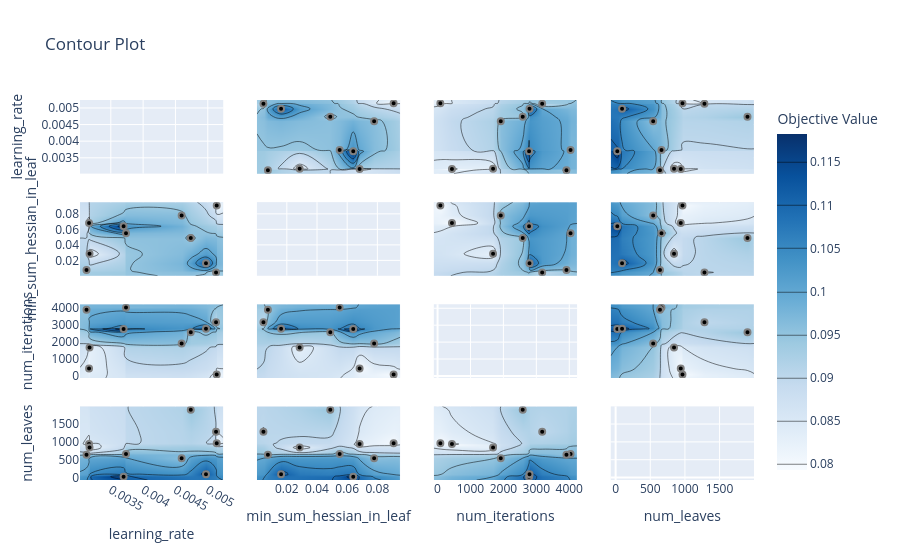

Source (notebook cell):
### Code cell
plot_contour(study)

### Figure 1 — Plotly figure (JSON) as saved in the notebook; plotly's stock layout.template omitted (floating-point values rounded to 4 significant figures; data arrays with more than 128 entries replaced by an {"elided": "..."} marker saying what was removed)
{"data": [{"type": "scatter", "xaxis": "x", "yaxis": "y"}, {"colorbar": {"title": {"text": "Objective Value"}}, "colorscale": [[0, "rgb(247,251,255)"], [0.125, "rgb(222,235,247)"], [0.25, "rgb(198,219,239)"], [0.375, "rgb(158,202,225)"], [0.5, "rgb(107,174,214)"], [0.625, "rgb(66,146,198)"], [0.75, "rgb(33,113,181)"], [0.875, "rgb(8,81,156)"], [1, "rgb(8,48,107)"]], "connectgaps": true, "contours": {"coloring": "heatmap"}, "hoverinfo": "none", "line": {"smoothing": 1.3}, "reversescale": false, "showscale": true, "type": "contour", "x": [0.003023, 0.003124, 0.003163, 0.003171, 0.003698, 0.003735, 0.004596, 0.004737, 0.004972, 0.005128, 0.005138, 0.005239], "xaxis": "x5", "y": [0.0001793, 0.004494, 0.007455, 0.01619, 0.02849, 0.04879, 0.05502, 0.06401, 0.06823, 0.07785, 0.09078, 0.0951], "yaxis": "y5", "z": {"elided": "12x12 float values"}}, {"marker": {"color": "black", "line": {"color": "Gray", "width": 2}}, "mode": "markers", "name": "Feasible Trial", "showlegend": false, "type": "scatter", "x": [0.003163, 0.005128, 0.004737, 0.004596, 0.003698, 0.003735, 0.005138, 0.003171, 0.003124, 0.004972], "xaxis": "x5", "y": [0.06823, 0.004494, 0.04879, 0.07785, 0.06401, 0.05502, 0.09078, 0.02849, 0.007455, 0.01619], "yaxis": "y5"}, {"colorbar": {"title": {"text": "Objective Value"}}, "colorscale": [[0, "rgb(247,251,255)"], [0.125, "rgb(222,235,247)"], [0.25, "rgb(198,219,239)"], [0.375, "rgb(158,202,225)"], [0.5, "rgb(107,174,214)"], [0.625, "rgb(66,146,198)"], [0.75, "rgb(33,113,181)"], [0.875, "rgb(8,81,156)"], [1, "rgb(8,48,107)"]], "connectgaps": true, "contours": {"coloring": "heatmap"}, "hoverinfo": "none", "line": {"smoothing": 1.3}, "reversescale": false, "showscale": false, "type": "contour", "x": [0.003023, 0.003124, 0.003163, 0.003171, 0.003698, 0.003735, 0.004596, 0.004737, 0.004972, 0.005128, 0.005138, 0.005239], "xaxis": "x9", "y": [-112.8, 85, 437, 1686, 1920, 2587, 2780, 2793, 3178, 3915, 4040, 4238.0], "yaxis": "y9", "z": {"elided": "12x12 float values"}}, {"marker": {"color": "black", "line": {"color": "Gray", "width": 2}}, "mode": "markers", "name": "Feasible Trial", "showlegend": false, "type": "scatter", "x": [0.003163, 0.005128, 0.004737, 0.004596, 0.003698, 0.003735, 0.005138, 0.003171, 0.003124, 0.004972], "xaxis": "x9", "y": [437, 3178, 2587, 1920, 2780, 4040, 85, 1686, 3915, 2793], "yaxis": "y9"}, {"colorbar": {"title": {"text": "Objective Value"}}, "colorscale": [[0, "rgb(247,251,255)"], [0.125, "rgb(222,235,247)"], [0.25, "rgb(198,219,239)"], [0.375, "rgb(158,202,225)"], [0.5, "rgb(107,174,214)"], [0.625, "rgb(66,146,198)"], [0.75, "rgb(33,113,181)"], [0.875, "rgb(8,81,156)"], [1, "rgb(8,48,107)"]], "connectgaps": true, "contours": {"coloring": "heatmap"}, "hoverinfo": "none", "line": {"smoothing": 1.3}, "reversescale": false, "showscale": false, "type": "contour", "x": [0.003023, 0.003124, 0.003163, 0.003171, 0.003698, 0.003735, 0.004596, 0.004737, 0.004972, 0.005128, 0.005138, 0.005239], "xaxis": "x13", "y": [-69.95, 24, 93, 542, 640, 662, 843, 940, 965, 1282, 1903, 1997.0], "yaxis": "y13", "z": {"elided": "12x12 float values"}}, {"marker": {"color": "black", "line": {"color": "Gray", "width": 2}}, "mode": "markers", "name": "Feasible Trial", "showlegend": false, "type": "scatter", "x": [0.003163, 0.005128, 0.004737, 0.004596, 0.003698, 0.003735, 0.005138, 0.003171, 0.003124, 0.004972], "xaxis": "x13", "y": [940, 1282, 1903, 542, 24, 662, 965, 843, 640, 93], "yaxis": "y13"}, {"colorbar": {"title": {"text": "Objective Value"}}, "colorscale": [[0, "rgb(247,251,255)"], [0.125, "rgb(222,235,247)"], [0.25, "rgb(198,219,239)"], [0.375, "rgb(158,202,225)"], [0.5, "rgb(107,174,214)"], [0.625, "rgb(66,146,198)"], [0.75, "rgb(33,113,181)"], [0.875, "rgb(8,81,156)"], [1, "rgb(8,48,107)"]], "connectgaps": true, "contours": {"coloring": "heatmap"}, "hoverinfo": "none", "line": {"smoothing": 1.3}, "reversescale": false, "showscale": false, "type": "contour", "x": [0.0001793, 0.004494, 0.007455, 0.01619, 0.02849, 0.04879, 0.05502, 0.06401, 0.06823, 0.07785, 0.09078, 0.0951], "xaxis": "x2", "y": [0.003023, 0.003124, 0.003163, 0.003171, 0.003698, 0.003735, 0.004596, 0.004737, 0.004972, 0.005128, 0.005138, 0.005239], "yaxis": "y2", "z": {"elided": "12x12 float values"}}, {"marker": {"color": "black", "line": {"color": "Gray", "width": 2}}, "mode": "markers", "name": "Feasible Trial", "showlegend": false, "type": "scatter", "x": [0.06823, 0.004494, 0.04879, 0.07785, 0.06401, 0.05502, 0.09078, 0.02849, 0.007455, 0.01619], "xaxis": "x2", "y": [0.003163, 0.005128, 0.004737, 0.004596, 0.003698, 0.003735, 0.005138, 0.003171, 0.003124, 0.004972], "yaxis": "y2"}, {"type": "scatter", "xaxis": "x6", "yaxis": "y6"}, {"colorbar": {"title": {"text": "Objective Value"}}, "colorscale": [[0, "rgb(247,251,255)"], [0.125, "rgb(222,235,247)"], [0.25, "rgb(198,219,239)"], [0.375, "rgb(158,202,225)"], [0.5, "rgb(107,174,214)"], [0.625, "rgb(66,146,198)"], [0.75, "rgb(33,113,181)"], [0.875, "rgb(8,81,156)"], [1, "rgb(8,48,107)"]], "connectgaps": true, "contours": {"coloring": "heatmap"}, "hoverinfo": "none", "line": {"smoothing": 1.3}, "reversescale": false, "showscale": false, "type": "contour", "x": [0.0001793, 0.004494, 0.007455, 0.01619, 0.02849, 0.04879, 0.05502, 0.06401, 0.06823, 0.07785, 0.09078, 0.0951], "xaxis": "x10", "y": [-112.8, 85, 437, 1686, 1920, 2587, 2780, 2793, 3178, 3915, 4040, 4238.0], "yaxis": "y10", "z": {"elided": "12x12 float values"}}, {"marker": {"color": "black", "line": {"color": "Gray", "width": 2}}, "mode": "markers", "name": "Feasible Trial", "showlegend": false, "type": "scatter", "x": [0.06823, 0.004494, 0.04879, 0.07785, 0.06401, 0.05502, 0.09078, 0.02849, 0.007455, 0.01619], "xaxis": "x10", "y": [437, 3178, 2587, 1920, 2780, 4040, 85, 1686, 3915, 2793], "yaxis": "y10"}, {"colorbar": {"title": {"text": "Objective Value"}}, "colorscale": [[0, "rgb(247,251,255)"], [0.125, "rgb(222,235,247)"], [0.25, "rgb(198,219,239)"], [0.375, "rgb(158,202,225)"], [0.5, "rgb(107,174,214)"], [0.625, "rgb(66,146,198)"], [0.75, "rgb(33,113,181)"], [0.875, "rgb(8,81,156)"], [1, "rgb(8,48,107)"]], "connectgaps": true, "contours": {"coloring": "heatmap"}, "hoverinfo": "none", "line": {"smoothing": 1.3}, "reversescale": false, "showscale": false, "type": "contour", "x": [0.0001793, 0.004494, 0.007455, 0.01619, 0.02849, 0.04879, 0.05502, 0.06401, 0.06823, 0.07785, 0.09078, 0.0951], "xaxis": "x14", "y": [-69.95, 24, 93, 542, 640, 662, 843, 940, 965, 1282, 1903, 1997.0], "yaxis": "y14", "z": {"elided": "12x12 float values"}}, {"marker": {"color": "black", "line": {"color": "Gray", "width": 2}}, "mode": "markers", "name": "Feasible Trial", "showlegend": false, "type": "scatter", "x": [0.06823, 0.004494, 0.04879, 0.07785, 0.06401, 0.05502, 0.09078, 0.02849, 0.007455, 0.01619], "xaxis": "x14", "y": [940, 1282, 1903, 542, 24, 662, 965, 843, 640, 93], "yaxis": "y14"}, {"colorbar": {"title": {"text": "Objective Value"}}, "colorscale": [[0, "rgb(247,251,255)"], [0.125, "rgb(222,235,247)"], [0.25, "rgb(198,219,239)"], [0.375, "rgb(158,202,225)"], [0.5, "rgb(107,174,214)"], [0.625, "rgb(66,146,198)"], [0.75, "rgb(33,113,181)"], [0.875, "rgb(8,81,156)"], [1, "rgb(8,48,107)"]], "connectgaps": true, "contours": {"coloring": "heatmap"}, "hoverinfo": "none", "line": {"smoothing": 1.3}, "reversescale": false, "showscale": false, "type": "contour", "x": [-112.8, 85, 437, 1686, 1920, 2587, 2780, 2793, 3178, 3915, 4040, 4238.0], "xaxis": "x3", "y": [0.003023, 0.003124, 0.003163, 0.003171, 0.003698, 0.003735, 0.004596, 0.004737, 0.004972, 0.005128, 0.005138, 0.005239], "yaxis": "y3", "z": {"elided": "12x12 float values"}}, {"marker": {"color": "black", "line": {"color": "Gray", "width": 2}}, "mode": "markers", "name": "Feasible Trial", "showlegend": false, "type": "scatter", "x": [437, 3178, 2587, 1920, 2780, 4040, 85, 1686, 3915, 2793], "xaxis": "x3", "y": [0.003163, 0.005128, 0.004737, 0.004596, 0.003698, 0.003735, 0.005138, 0.003171, 0.003124, 0.004972], "yaxis": "y3"}, {"colorbar": {"title": {"text": "Objective Value"}}, "colorscale": [[0, "rgb(247,251,255)"], [0.125, "rgb(222,235,247)"], [0.25, "rgb(198,219,239)"], [0.375, "rgb(158,202,225)"], [0.5, "rgb(107,174,214)"], [0.625, "rgb(66,146,198)"], [0.75, "rgb(33,113,181)"], [0.875, "rgb(8,81,156)"], [1, "rgb(8,48,107)"]], "connectgaps": true, "contours": {"coloring": "heatmap"}, "hoverinfo": "none", "line": {"smoothing": 1.3}, "reversescale": false, "showscale": false, "type": "contour", "x": [-112.8, 85, 437, 1686, 1920, 2587, 2780, 2793, 3178, 3915, 4040, 4238.0], "xaxis": "x7", "y": [0.0001793, 0.004494, 0.007455, 0.01619, 0.02849, 0.04879, 0.05502, 0.06401, 0.06823, 0.07785, 0.09078, 0.0951], "yaxis": "y7", "z": {"elided": "12x12 float values"}}, {"marker": {"color": "black", "line": {"color": "Gray", "width": 2}}, "mode": "markers", "name": "Feasible Trial", "showlegend": false, "type": "scatter", "x": [437, 3178, 2587, 1920, 2780, 4040, 85, 1686, 3915, 2793], "xaxis": "x7", "y": [0.06823, 0.004494, 0.04879, 0.07785, 0.06401, 0.05502, 0.09078, 0.02849, 0.007455, 0.01619], "yaxis": "y7"}, {"type": "scatter", "xaxis": "x11", "yaxis": "y11"}, {"colorbar": {"title": {"text": "Objective Value"}}, "colorscale": [[0, "rgb(247,251,255)"], [0.125, "rgb(222,235,247)"], [0.25, "rgb(198,219,239)"], [0.375, "rgb(158,202,225)"], [0.5, "rgb(107,174,214)"], [0.625, "rgb(66,146,198)"], [0.75, "rgb(33,113,181)"], [0.875, "rgb(8,81,156)"], [1, "rgb(8,48,107)"]], "connectgaps": true, "contours": {"coloring": "heatmap"}, "hoverinfo": "none", "line": {"smoothing": 1.3}, "reversescale": false, "showscale": false, "type": "contour", "x": [-112.8, 85, 437, 1686, 1920, 2587, 2780, 2793, 3178, 3915, 4040, 4238.0], "xaxis": "x15", "y": [-69.95, 24, 93, 542, 640, 662, 843, 940, 965, 1282, 1903, 1997.0], "yaxis": "y15", "z": {"elided": "12x12 float values"}}, {"marker": {"color": "black", "line": {"color": "Gray", "width": 2}}, "mode": "markers", "name": "Feasible Trial", "showlegend": false, "type": "scatter", "x": [437, 3178, 2587, 1920, 2780, 4040, 85, 1686, 3915, 2793], "xaxis": "x15", "y": [940, 1282, 1903, 542, 24, 662, 965, 843, 640, 93], "yaxis": "y15"}, {"colorbar": {"title": {"text": "Objective Value"}}, "colorscale": [[0, "rgb(247,251,255)"], [0.125, "rgb(222,235,247)"], [0.25, "rgb(198,219,239)"], [0.375, "rgb(158,202,225)"], [0.5, "rgb(107,174,214)"], [0.625, "rgb(66,146,198)"], [0.75, "rgb(33,113,181)"], [0.875, "rgb(8,81,156)"], [1, "rgb(8,48,107)"]], "connectgaps": true, "contours": {"coloring": "heatmap"}, "hoverinfo": "none", "line": {"smoothing": 1.3}, "reversescale": false, "showscale": false, "type": "contour", "x": [-69.95, 24, 93, 542, 640, 662, 843, 940, 965, 1282, 1903, 1997.0], "xaxis": "x4", "y": [0.003023, 0.003124, 0.003163, 0.003171, 0.003698, 0.003735, 0.004596, 0.004737, 0.004972, 0.005128, 0.005138, 0.005239], "yaxis": "y4", "z": {"elided": "12x12 float values"}}, {"marker": {"color": "black", "line": {"color": "Gray", "width": 2}}, "mode": "markers", "name": "Feasible Trial", "showlegend": false, "type": "scatter", "x": [940, 1282, 1903, 542, 24, 662, 965, 843, 640, 93], "xaxis": "x4", "y": [0.003163, 0.005128, 0.004737, 0.004596, 0.003698, 0.003735, 0.005138, 0.003171, 0.003124, 0.004972], "yaxis": "y4"}, {"colorbar": {"title": {"text": "Objective Value"}}, "colorscale": [[0, "rgb(247,251,255)"], [0.125, "rgb(222,235,247)"], [0.25, "rgb(198,219,239)"], [0.375, "rgb(158,202,225)"], [0.5, "rgb(107,174,214)"], [0.625, "rgb(66,146,198)"], [0.75, "rgb(33,113,181)"], [0.875, "rgb(8,81,156)"], [1, "rgb(8,48,107)"]], "connectgaps": true, "contours": {"coloring": "heatmap"}, "hoverinfo": "none", "line": {"smoothing": 1.3}, "reversescale": false, "showscale": false, "type": "contour", "x": [-69.95, 24, 93, 542, 640, 662, 843, 940, 965, 1282, 1903, 1997.0], "xaxis": "x8", "y": [0.0001793, 0.004494, 0.007455, 0.01619, 0.02849, 0.04879, 0.05502, 0.06401, 0.06823, 0.07785, 0.09078, 0.0951], "yaxis": "y8", "z": {"elided": "12x12 float values"}}, {"marker": {"color": "black", "line": {"color": "Gray", "width": 2}}, "mode": "markers", "name": "Feasible Trial", "showlegend": false, "type": "scatter", "x": [940, 1282, 1903, 542, 24, 662, 965, 843, 640, 93], "xaxis": "x8", "y": [0.06823, 0.004494, 0.04879, 0.07785, 0.06401, 0.05502, 0.09078, 0.02849, 0.007455, 0.01619], "yaxis": "y8"}, {"colorbar": {"title": {"text": "Objective Value"}}, "colorscale": [[0, "rgb(247,251,255)"], [0.125, "rgb(222,235,247)"], [0.25, "rgb(198,219,239)"], [0.375, "rgb(158,202,225)"], [0.5, "rgb(107,174,214)"], [0.625, "rgb(66,146,198)"], [0.75, "rgb(33,113,181)"], [0.875, "rgb(8,81,156)"], [1, "rgb(8,48,107)"]], "connectgaps": true, "contours": {"coloring": "heatmap"}, "hoverinfo": "none", "line": {"smoothing": 1.3}, "reversescale": false, "showscale": false, "type": "contour", "x": [-69.95, 24, 93, 542, 640, 662, 843, 940, 965, 1282, 1903, 1997.0], "xaxis": "x12", "y": [-112.8, 85, 437, 1686, 1920, 2587, 2780, 2793, 3178, 3915, 4040, 4238.0], "yaxis": "y12", "z": {"elided": "12x12 float values"}}, {"marker": {"color": "black", "line": {"color": "Gray", "width": 2}}, "mode": "markers", "name": "Feasible Trial", "showlegend": false, "type": "scatter", "x": [940, 1282, 1903, 542, 24, 662, 965, 843, 640, 93], "xaxis": "x12", "y": [437, 3178, 2587, 1920, 2780, 4040, 85, 1686, 3915, 2793], "yaxis": "y12"}, {"type": "scatter", "xaxis": "x16", "yaxis": "y16"}], "layout": {"title": {"text": "Contour Plot"}, "xaxis": {"anchor": "y", "domain": [0, 0.2125], "matches": "x13", "range": [0.003023, 0.005239], "showticklabels": false}, "xaxis10": {"anchor": "y10", "domain": [0.2625, 0.475], "matches": "x14", "range": [0.0001793, 0.0951], "showticklabels": false}, "xaxis11": {"anchor": "y11", "domain": [0.525, 0.7375], "matches": "x15", "range": [-112.8, 4238.0], "showticklabels": false}, "xaxis12": {"anchor": "y12", "domain": [0.7875, 1], "matches": "x16", "range": [-69.95, 1997.0], "showticklabels": false}, "xaxis13": {"anchor": "y13", "domain": [0, 0.2125], "range": [0.003023, 0.005239], "title": {"text": "learning_rate"}}, "xaxis14": {"anchor": "y14", "domain": [0.2625, 0.475], "range": [0.0001793, 0.0951], "title": {"text": "min_sum_hessian_in_leaf"}}, "xaxis15": {"anchor": "y15", "domain": [0.525, 0.7375], "range": [-112.8, 4238.0], "title": {"text": "num_iterations"}}, "xaxis16": {"anchor": "y16", "domain": [0.7875, 1], "range": [-69.95, 1997.0], "title": {"text": "num_leaves"}}, "xaxis2": {"anchor": "y2", "domain": [0.2625, 0.475], "matches": "x14", "range": [0.0001793, 0.0951], "showticklabels": false}, "xaxis3": {"anchor": "y3", "domain": [0.525, 0.7375], "matches": "x15", "range": [-112.8, 4238.0], "showticklabels": false}, "xaxis4": {"anchor": "y4", "domain": [0.7875, 1], "matches": "x16", "range": [-69.95, 1997.0], "showticklabels": false}, "xaxis5": {"anchor": "y5", "domain": [0, 0.2125], "matches": "x13", "range": [0.003023, 0.005239], "showticklabels": false}, "xaxis6": {"anchor": "y6", "domain": [0.2625, 0.475], "matches": "x14", "range": [0.0001793, 0.0951], "showticklabels": false}, "xaxis7": {"anchor": "y7", "domain": [0.525, 0.7375], "matches": "x15", "range": [-112.8, 4238.0], "showticklabels": false}, "xaxis8": {"anchor": "y8", "domain": [0.7875, 1], "matches": "x16", "range": [-69.95, 1997.0], "showticklabels": false}, "xaxis9": {"anchor": "y9", "domain": [0, 0.2125], "matches": "x13", "range": [0.003023, 0.005239], "showticklabels": false}, "yaxis": {"anchor": "x", "domain": [0.8063, 1], "range": [0.003023, 0.005239], "title": {"text": "learning_rate"}}, "yaxis10": {"anchor": "x10", "domain": [0.2687, 0.4625], "matches": "y9", "range": [-112.8, 4238.0], "showticklabels": false}, "yaxis11": {"anchor": "x11", "domain": [0.2687, 0.4625], "matches": "y9", "range": [-112.8, 4238.0], "showticklabels": false}, "yaxis12": {"anchor": "x12", "domain": [0.2687, 0.4625], "matches": "y9", "range": [-112.8, 4238.0], "showticklabels": false}, "yaxis13": {"anchor": "x13", "domain": [0, 0.1938], "range": [-69.95, 1997.0], "title": {"text": "num_leaves"}}, "yaxis14": {"anchor": "x14", "domain": [0, 0.1938], "matches": "y13", "range": [-69.95, 1997.0], "showticklabels": false}, "yaxis15": {"anchor": "x15", "domain": [0, 0.1938], "matches": "y13", "range": [-69.95, 1997.0], "showticklabels": false}, "yaxis16": {"anchor": "x16", "domain": [0, 0.1938], "matches": "y13", "range": [-69.95, 1997.0], "showticklabels": false}, "yaxis2": {"anchor": "x2", "domain": [0.8063, 1], "matches": "y", "range": [0.003023, 0.005239], "showticklabels": false}, "yaxis3": {"anchor": "x3", "domain": [0.8063, 1], "matches": "y", "range": [0.003023, 0.005239], "showticklabels": false}, "yaxis4": {"anchor": "x4", "domain": [0.8063, 1], "matches": "y", "range": [0.003023, 0.005239], "showticklabels": false}, "yaxis5": {"anchor": "x5", "domain": [0.5375, 0.7312], "range": [0.0001793, 0.0951], "title": {"text": "min_sum_hessian_in_leaf"}}, "yaxis6": {"anchor": "x6", "domain": [0.5375, 0.7312], "matches": "y5", "range": [0.0001793, 0.0951], "showticklabels": false}, "yaxis7": {"anchor": "x7", "domain": [0.5375, 0.7312], "matches": "y5", "range": [0.0001793, 0.0951], "showticklabels": false}, "yaxis8": {"anchor": "x8", "domain": [0.5375, 0.7312], "matches": "y5", "range": [0.0001793, 0.0951], "showticklabels": false}, "yaxis9": {"anchor": "x9", "domain": [0.2687, 0.4625], "range": [-112.8, 4238.0], "title": {"text": "num_iterations"}}}}
